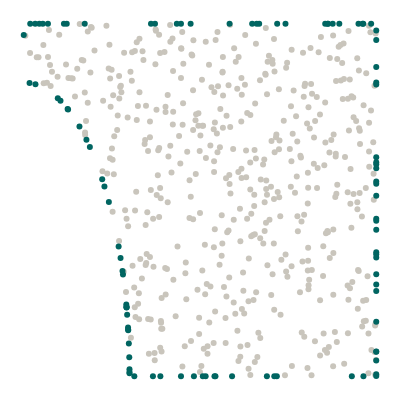

Notebook code for this chart:
### Code cell
import matplotlib.pyplot as plt
from plotly.express.colors import sequential
import plotly.graph_objects as go
import plotly.figure_factory as ff

def boundary_normal(x):
    theta = np.arctan2(x[1]/Ry, x[0]/Rx)
    nx = Ry * np.cos(theta)
    ny = Rx * np.sin(theta)
    return [-nx, -ny]

def boundary_normal2(x):
    nx=(x[0])*Ry/Rx
    ny=(x[1])*Rx/Ry
    return [-nx, -ny]


# old code -> can be deleted
# phi = np.linspace(0, 0.5 * np.pi, int(25 * np.pi * Rx / L))

# print(Rx)
# hole = dde.geometry.geometry_2d.Ellipse([0, 0], Ry, Rx, 0.5*np.pi)
# xxxx = hole.random_boundary_points(50)


# print(boundary_normal(xxxx[0]))
# print("ssss")
# print(boundary_normal2(xxxx[0]))
# z = boundary_normal(xxxx[0])
# zzz = []
# for i in range(0,len(xxxx),1):
#     zzz.append(boundary_normal(xxxx[i]))



# plt.scatter(xxxx[:,0], xxxx[:,1], marker=".", color="#C9C5BC")
# plt.quiver(xxxx[:,0], xxxx[:,1], zzz[0::2], zzz[1::2], color="black")
# plt.axis("equal")
# plt.show()

outer_figure = geom.random_boundary_points(100)
inner_figure = geom.random_points(500)

def return_boundary_points(boundary_points, boundary_func):
    y = []
    for x in boundary_points:
        if boundary_func(x, True) == True:
                y.append(x)
    specific_boundary_points = np.expand_dims(y, axis=1)
    return specific_boundary_points

top_boundary = return_boundary_points(outer_figure, boundary_top)
left_boundary = return_boundary_points(outer_figure, boundary_left)
right_boundary = return_boundary_points(outer_figure, boundary_right)
bottom_boundary = return_boundary_points(outer_figure, boundary_bottom)
hole_boundary = return_boundary_points(outer_figure, boundary_hole)
hole_n = [boundary_normal(x) for x  in hole_boundary[:,0]]

print(np.shape(hole_n))
print(hole_n)
print(list(zip(*hole_n))[0])
print(np.shape(hole_boundary[:,0,0]))

plt.scatter(outer_figure[:,0], outer_figure[:,1], marker=".", color="#C9C5BC")
plt.scatter(inner_figure[:,0], inner_figure[:,1], marker=".", color="#ff7f0e")
plt.scatter(top_boundary[:,:,0], top_boundary[:,:,1], marker=".", color="#d62728")
plt.scatter(right_boundary[:,:,0], right_boundary[:,:,1], marker=".", color="#d62728")
plt.scatter(left_boundary[:,:,0], left_boundary[:,:,1], marker=".", color="#d62728")
plt.scatter(bottom_boundary[:,:,0], bottom_boundary[:,:,1], marker=".", color="#d62728")
plt.scatter(hole_boundary[:,:,0], hole_boundary[:,:,1], marker=".", color="#d62728")
plt.quiver(hole_boundary[:,0,0], hole_boundary[:,0,1], [sublist[0] for sublist in hole_n], [sublist[1] for sublist in hole_n], color="black")
plt.axis("equal")
plt.show()


mode = "markers"
gray = dict(color="#C9C5BC")
green = dict(color="#006561")
black = dict(color="black")
#fig = ff.create_quiver(hole[:, 0], hole[:, 1], n_hole[:, 0], n_hole[:, 1], marker=black)
fig = go.Figure()
fig.add_trace(go.Scatter(x=inner_figure[:, 0], y=inner_figure[:, 1], mode=mode, marker=gray))
fig.add_trace(go.Scatter(x=outer_figure[:,0], y=outer_figure[:,1], mode=mode, marker=green))
# fig.add_trace(go.Scatter(x=top_boundary[:,:,0], y=top_boundary[:,:,1], mode=mode, marker=green))
# fig.add_trace(go.Scatter(x=bottom_boundary[:,:,0], y=bottom_boundary[:,:,1], mode=mode, marker=green))
# fig.add_trace(go.Scatter(x=left_boundary[:,:,0], y=left_boundary[:,:,1], mode=mode, marker=green))
# fig.add_trace(go.Scatter(x=right_boundary[:,:,0], y=right_boundary[:,:,1], mode=mode, marker=green))
# fig.add_trace(go.Scatter(x=hole_boundary[:,:,0], y=hole_boundary[:,:,1], mode=mode, marker=black))
fig.layout.yaxis.scaleanchor = "x"
fig.update_layout(
    template="none",
    width=400,
    height=400,
    margin=dict(l=0, r=0, b=0, t=0),
    showlegend=False,
)
fig.update_xaxes(visible=False)
fig.update_yaxes(visible=False)
fig.show()

### Figure 1 — Plotly figure (JSON) as saved in the notebook; plotly's stock layout.template omitted (floating-point values rounded to 4 significant figures; data arrays with more than 128 entries replaced by an {"elided": "..."} marker saying what was removed)
{"data": [{"marker": {"color": "#C9C5BC"}, "mode": "markers", "type": "scatter", "x": {"elided": "500 float values"}, "y": {"elided": "500 float values"}}, {"marker": {"color": "#006561"}, "mode": "markers", "type": "scatter", "x": [0.446, 1, 0.8552, 1, 0.2909, 0.4734, 0, 1, 0.8764, 1, 0.173, 0.5411, 1, 1, 0.01838, 0.5909, 0.446, 0.2963, 0.6898, 0.06865, 0.2933, 0.648, 0.04413, 1, 1, 1, 1, 0.2916, 0.114, 0.2746, 1, 0.09656, 0.9611, 0.2691, 1, 0.9632, 0.9308, 0.718, 1, 0.7189, 0.516, 1, 0.8631, 0.3723, 1, 0.8625, 0.9855, 0.1043, 0.9496, 0.1244, 0.4343, 0.2917, 0.158, 0.2959, 1, 0.3664, 0.7107, 1, 0.361, 0.3, 1, 0.4828, 0.2962, 0.2815, 0.1219, 0.7425, 1, 0.1876, 0.1257, 0.5839, 1, 0.3876, 0.2801, 0.2981, 0.5439, 0.03247, 0.6679, 0.01647, 0.1778, 0.9637, 0.05413, 0.8952, 1, 0.2226, 0.2414, 1, 1, 0.2915, 0.2999, 0.2994, 0.6609, 1, 0.3, 1, 1, 0.2289, 0.03323, 0.3137, 1, 0.508], "y": [1, 0.26, 1, 0.337, 0.2038, 1, 0.9678, 0.9809, 1, 0.2895, 1, 0, 0.5524, 0.3462, 1, 0, 0, 0.1307, 0, 1, 0.1746, 1, 1, 0.9541, 0.2419, 0.5123, 0.6209, 0.1959, 1, 0.3354, 0.4155, 0.789, 1, 0.3684, 0.8275, 1, 0, 0, 0.1543, 1, 0, 0.6068, 1, 1, 0.6013, 1, 1, 0.7814, 1, 0.7583, 1, 0.195, 0.7083, 0.138, 0.005731, 0, 0, 0.04448, 1, 0.01231, 0.3516, 0, 0.1327, 0.2883, 1, 1, 0.8331, 0.6504, 0.7566, 1, 0.4465, 0, 0.2982, 0.09298, 0, 1, 1, 0.8321, 0.6712, 0, 1, 1, 0.5901, 0.5587, 0.4947, 0.0007943, 0.07005, 0.1974, 0.01995, 0.05368, 1, 0.8772, 0.008638, 0.06967, 0.5463, 0.5386, 0.8282, 0, 0.4411, 0]}], "layout": {"height": 400, "margin": {"b": 0, "l": 0, "r": 0, "t": 0}, "showlegend": false, "width": 400, "xaxis": {"visible": false}, "yaxis": {"scaleanchor": "x", "visible": false}}}
